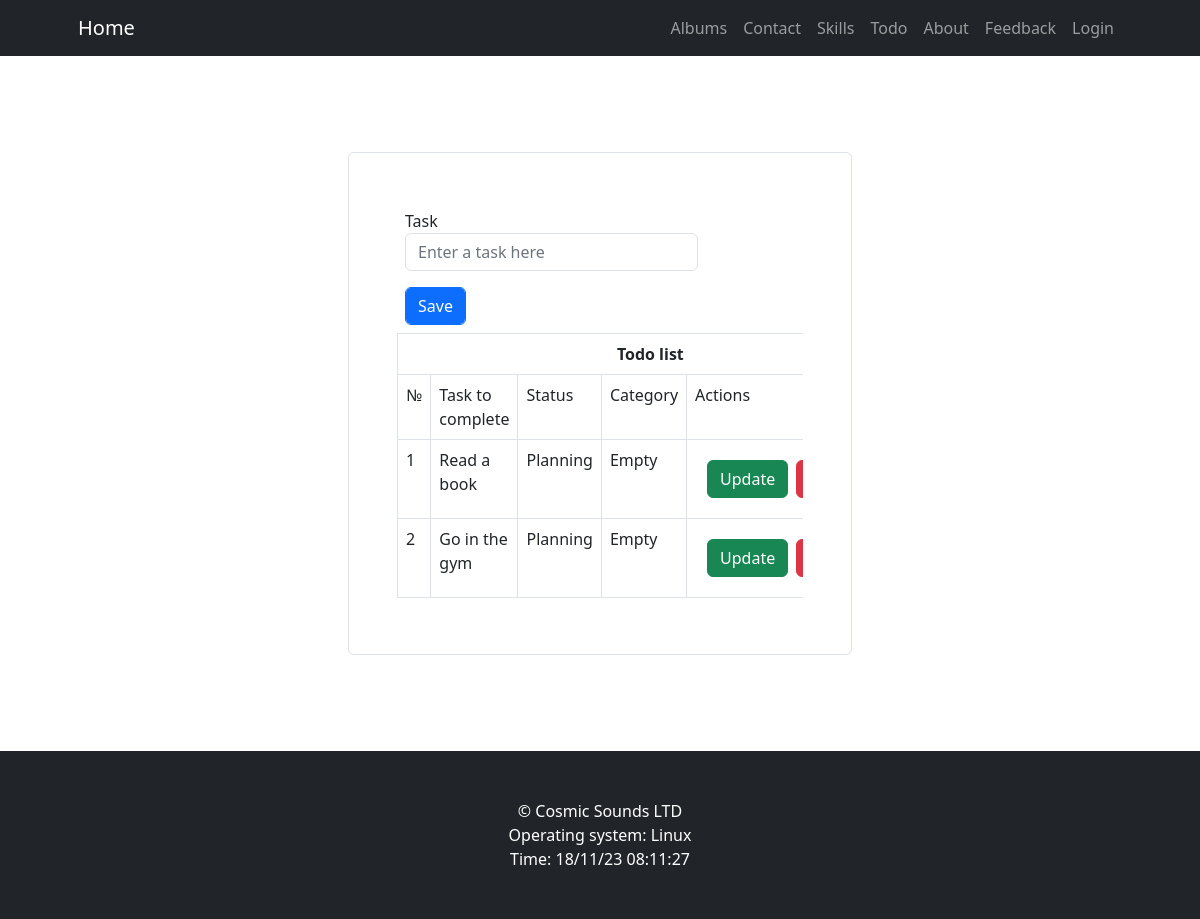
Screenshot of /todo with the database file from the repository.
### app/helpers/database.py (models this page shows, shortened)
class HandleTodos(Todo):
    def show(self):
        todos = db.session.query(Todo)
        return todos

### app/views.py (the view)
@app.route("/todo")
def todo_list():
    title = "Todo list"
    form = TodoForm()
    handle = database.HandleTodos()
    todo = handle.show()
    return render_template("todo.html", title=title, form=form, todo=todo)

### app/forms.py
class TodoForm(FlaskForm):
    task = StringField("Task", validators=[DataRequired(), Length(min=4, max=20)], render_kw={"placeholder": "Enter a task here"})
    save = SubmitField("Save")

### app/views.py (called while the page is built)
@app.context_processor
def base():
    now = datetime.datetime.now()
    time = now.strftime("%d/%m/%y %H:%M:%S")
    menu = [
        {"text": "Albums", "link": url_for("albums")},
        {"text": "Contact", "link": url_for("contact")},
        {"text": "Skills", "link": url_for("skills")},
        {"text": "Todo", "link": url_for("todo_list")},
        {"text": "About", "link": url_for("about")},
        {"text": "Feedback", "link": url_for("feedback")},
        {"text": "Login", "link": url_for("login")},
    ]
    return dict(
        platform=platform,
        time=time,
        menu=menu)

### app/templates/todo.html (shortened to what this page needs)
{% extends "base.html" %}
{% import "_fields.html" as field %}
{% block content %}
<div class="container mx-auto p-3">
    <div class="col-md-6 offset-md-3 border rounded p-5">
        <form action="{{ url_for('add_todo') }}" method="post">
            {{ field.todo_form(form) }}
        </form>
        <div class="table-responsive">
            <table aria-describedby="todo" class="table table-bordered mb-2">
                <thead>
                    <th colspan="5" class="text-center">
                        Todo list
                    </th>
                </thead>
                <tr class="">
                    <td>№</td>
                    <td>Task to complete</td>
                    <td>Status</td>
                    <td>Category</td>
                    <td>Actions</td>
                </tr>
                {% for task in todo %}
                <tr>
                    <td>{{ task.id }}</td>
                    <td>{{ task.task }}</td>
                    <td>{{ task.status }}</td>
                    <td>{{ task.category }}</td>
                    <td>
                        <div class="d-flex p-2">
                            <form action="{{ url_for('update_todo', id=task.id) }}" method="post" class="p-1">
                                <input type="submit" value="Update" class="btn btn-success">
                            </form>
                            <form action="{{ url_for('remove_todo', id=task.id) }}" method="post" class="p-1">
                                <input type="submit" value="Remove" class="btn btn-danger">
                            </form>
                        </div>
                    </td>
                </tr>
                {% endfor %}
            </table>
        </div>
    </div>
</div>
{% endblock %}

### app/templates/base.html (shortened to what this page needs)
<!DOCTYPE html>
<html lang="en">
<head>
    {% block css %}
    <link rel="stylesheet" href="{{ url_for('static', filename='css/bootstrap.theme.css') }}">
    <link rel="stylesheet" href="{{ url_for('static', filename='css/styles.css') }}">
    {% endblock %}
</head>
<body>
    {% include "header.html" %}
    <div class="content">
        {% block content %}
        {% endblock %}
    </div>
    {% include "footer.html" %}
</body>
</html>

### app/templates/_fields.html (shortened to what this page needs)
{% macro todo_form(form) %}
<div class="form-group p-2">
    {{ form.task.label }}
    {{ form.task(class="border rounded form-control w-75") }}
</div>
<div class="form-group p-2">
    {{ form.save(class="btn btn-primary form-control w-auto") }}
</div>
{% endmacro %}

### app/templates/header.html (shortened to what this page needs)
<nav class="navbar navbar-expand-lg navbar-dark bg-dark">
    <div class="container px-lg-5">
        <a class="navbar-brand" href="{{ url_for('index') }}">Home</a>
        <div class="collapse navbar-collapse" id="navbarSupportedContent">
            <ul class="navbar-nav ms-auto mb-2 mb-lg-0">
                {% for item in menu %}
                <li class="nav-item"><a class="nav-link" href="{{ item.link }}"> {{ item.text }} </a></li>
                {% endfor %}
            </ul>
        </div>
    </div>
</nav>

### app/templates/footer.html
<footer class="py-5 bg-dark">
    <div class="container pb-0">
        <p class="m-0 text-center text-white">&copy; Cosmic Sounds LTD</p>
        <p class="m-0 text-center text-white">Operating system: {{ platform.system() }}</p>
        <p class="m-0 text-center text-white">Time: {{ time }}</p>
    </div>
</footer>

### app/static/css/styles.css (style rules this page uses)
:root { --title: 40px; --content: 20px; }
.content { padding: 10vh; }

### rows the page displays
HandleTodos: id "1", task "Read a book", status "Planning", category "Empty"
HandleTodos: id "2", task "Go in the gym", status "Planning", category "Empty"

### other values shown
{{ item.text }} "Albums" "Contact" "Skills" "Todo" "About" "Feedback" "Login"
{{ platform.system() }} "Linux"
